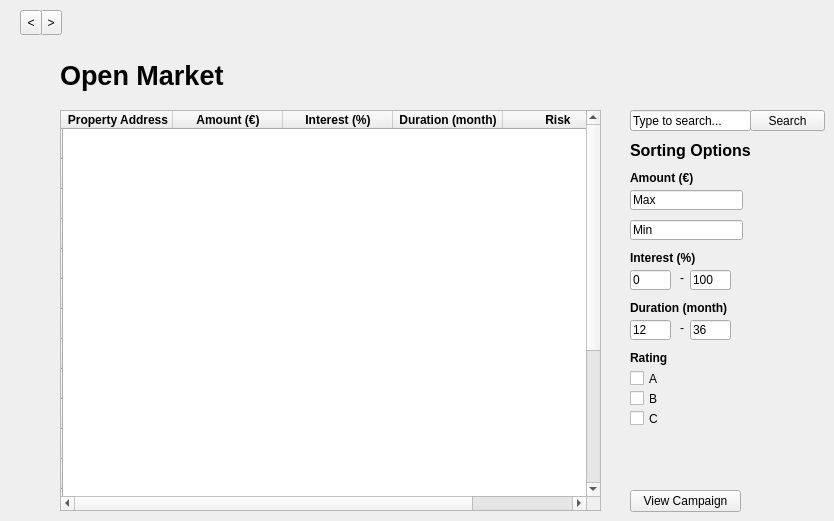
        <widget class="QWidget" name="openmarket_page">
         <widget class="QPushButton" name="openmarket_view_loan_bids_pushbutton">
          <property name="geometry">
           <rect>
            <x>630</x>
            <y>490</y>
            <width>111</width>
            <height>22</height>
           </rect>
          </property>
          <property name="text">
           <string>View Campaign</string>
          </property>
         </widget>
         <widget class="QLabel" name="openmarket_duration_label">
          <property name="geometry">
           <rect>
            <x>630</x>
            <y>300</y>
            <width>141</width>
            <height>16</height>
           </rect>
          </property>
          <property name="font">
           <font>
            <weight>75</weight>
            <bold>true</bold>
           </font>
          </property>
          <property name="text">
           <string>Duration (month)</string>
          </property>
         </widget>
         <widget class="QToolButton" name="next_4">
          <property name="geometry">
           <rect>
            <x>40</x>
            <y>10</y>
            <width>22</width>
            <height>25</height>
           </rect>
          </property>
          <property name="text">
           <string>&gt;</string>
          </property>
         </widget>
         <widget class="QLineEdit" name="openmarket_min_amount_lineedit">
          <property name="geometry">
           <rect>
            <x>630</x>
            <y>220</y>
            <width>113</width>
            <height>20</height>
           </rect>
          </property>
          <property name="text">
           <string>Min</string>
          </property>
         </widget>
         <widget class="QCheckBox" name="openmarket_rating_checkbox_b">
          <property name="geometry">
           <rect>
            <x>630</x>
            <y>390</y>
            <width>70</width>
            <height>17</height>
           </rect>
          </property>
          <property name="text">
           <string>B</string>
          </property>
         </widget>
         <widget class="QLabel" name="openmarket_interest_label">
          <property name="geometry">
           <rect>
            <x>630</x>
            <y>250</y>
            <width>81</width>
            <height>16</height>
           </rect>
          </property>
          <property name="font">
           <font>
            <weight>75</weight>
            <bold>true</bold>
           </font>
          </property>
          <property name="text">
           <string>Interest (%)</string>
          </property>
         </widget>
         <widget class="QLineEdit" name="openmarket_search_lineedit">
          <property name="geometry">
           <rect>
            <x>630</x>
            <y>110</y>
            <width>121</width>
            <height>21</height>
           </rect>
          </property>
          <property name="text">
           <string>Type to search...</string>
          </property>
         </widget>
         <widget class="QLineEdit" name="openmarket_max_amount_lineedit">
          <property name="geometry">
           <rect>
            <x>630</x>
            <y>190</y>
            <width>113</width>
            <height>20</height>
           </rect>
          </property>
          <property name="text">
           <string>Max</string>
          </property>
         </widget>
         <widget class="QLineEdit" name="openmarket_interest1_lineedit">
          <property name="geometry">
           <rect>
            <x>630</x>
            <y>270</y>
            <width>41</width>
            <height>20</height>
           </rect>
          </property>
          <property name="text">
           <string>0</string>
          </property>
         </widget>
         <widget class="QLineEdit" name="openmarket_duration2_lineedit">
          <property name="geometry">
           <rect>
            <x>690</x>
            <y>320</y>
            <width>41</width>
            <height>20</height>
           </rect>
          </property>
          <property name="text">
           <string>36</string>
          </property>
         </widget>
         <widget class="QLabel" name="openmarket_interest_dash_label">
          <property name="geometry">
           <rect>
            <x>680</x>
            <y>270</y>
            <width>16</width>
            <height>16</height>
           </rect>
          </property>
          <property name="text">
           <string>-</string>
          </property>
         </widget>
         <widget class="QCheckBox" name="openmarket_rating_checkbox_c">
          <property name="geometry">
           <rect>
            <x>630</x>
            <y>410</y>
            <width>70</width>
            <height>17</height>
           </rect>
          </property>
          <property name="text">
           <string>C</string>
          </property>
         </widget>
         <widget class="QLabel" name="openmarket_duration_dash_label">
          <property name="geometry">
           <rect>
            <x>680</x>
            <y>320</y>
            <width>16</width>
            <height>16</height>
           </rect>
          </property>
          <property name="text">
           <string>-</string>
          </property>
         </widget>
         <widget class="QPushButton" name="openmarket_search_pushbutton">
          <property name="geometry">
           <rect>
            <x>750</x>
            <y>110</y>
            <width>75</width>
            <height>21</height>
           </rect>
          </property>
          <property name="text">
           <string>Search</string>
          </property>
         </widget>
         <widget class="QToolButton" name="prev_4">
          <property name="geometry">
           <rect>
            <x>20</x>
            <y>10</y>
            <width>22</width>
            <height>25</height>
           </rect>
          </property>
          <property name="text">
           <string>&lt;</string>
          </property>
         </widget>
         <widget class="QLabel" name="openmarket_rating_label">
          <property name="geometry">
           <rect>
            <x>630</x>
            <y>350</y>
            <width>71</width>
            <height>16</height>
           </rect>
          </property>
          <property name="font">
           <font>
            <weight>75</weight>
            <bold>true</bold>
           </font>
          </property>
          <property name="text">
           <string>Rating</string>
          </property>
         </widget>
         <widget class="QLabel" name="openmarket_sorting_options_label">
          <property name="geometry">
           <rect>
            <x>630</x>
            <y>140</y>
            <width>161</width>
            <height>21</height>
           </rect>
          </property>
          <property name="font">
           <font>
            <pointsize>12</pointsize>
            <weight>75</weight>
            <bold>true</bold>
           </font>
          </property>
          <property name="text">
           <string>Sorting Options</string>
          </property>
         </widget>
         <widget class="QLabel" name="openmarket_title_label">
          <property name="geometry">
           <rect>
            <x>60</x>
            <y>60</y>
            <width>311</width>
            <height>31</height>
           </rect>
          </property>
          <property name="font">
           <font>
            <pointsize>20</pointsize>
            <weight>75</weight>
            <bold>true</bold>
           </font>
          </property>
          <property name="text">
           <string>Open Market</string>
          </property>
         </widget>
         <widget class="QCheckBox" name="openmarket_rating_checkbox_a">
          <property name="geometry">
           <rect>
            <x>630</x>
            <y>370</y>
            <width>70</width>
            <height>17</height>
           </rect>
          </property>
          <property name="text">
           <string>A</string>
          </property>
         </widget>
         <widget class="QLabel" name="openmarket_amount_label">
          <property name="geometry">
           <rect>
            <x>630</x>
            <y>170</y>
            <width>121</width>
            <height>16</height>
           </rect>
          </property>
          <property name="font">
           <font>
            <weight>75</weight>
            <bold>true</bold>
           </font>
          </property>
          <property name="text">
           <string>Amount (€)</string>
          </property>
         </widget>
         <widget class="QLineEdit" name="openmarket_duration1_lineedit">
          <property name="geometry">
           <rect>
            <x>630</x>
            <y>320</y>
            <width>41</width>
            <height>20</height>
           </rect>
          </property>
          <property name="text">
           <string>12</string>
          </property>
         </widget>
         <widget class="QLineEdit" name="openmarket_interest2_lineedit">
          <property name="geometry">
           <rect>
            <x>690</x>
            <y>270</y>
            <width>41</width>
            <height>20</height>
           </rect>
          </property>
          <property name="text">
           <string>100</string>
          </property>
         </widget>
         <widget class="QTableWidget" name="openmarket_open_market_table">
          <property name="geometry">
           <rect>
            <x>60</x>
            <y>110</y>
            <width>541</width>
            <height>401</height>
           </rect>
          </property>
          <property name="maximumSize">
           <size>
            <width>641</width>
            <height>16777215</height>
           </size>
          </property>
          <property name="font">
           <font>
            <weight>75</weight>
            <bold>true</bold>
           </font>
          </property>
          <property name="editTriggers">
           <set>QAbstractItemView::NoEditTriggers</set>
          </property>
          <property name="alternatingRowColors">
           <bool>false</bool>
          </property>
          <property name="selectionMode">
           <enum>QAbstractItemView::SingleSelection</enum>
          </property>
          <property name="selectionBehavior">
           <enum>QAbstractItemView::SelectRows</enum>
          </property>
          <property name="showGrid">
           <bool>false</bool>
          </property>
          <property name="gridStyle">
           <enum>Qt::DotLine</enum>
          </property>
          <attribute name="horizontalHeaderDefaultSectionSize">
           <number>110</number>
          </attribute>
          <attribute name="horizontalHeaderStretchLastSection">
           <bool>true</bool>
          </attribute>
          <attribute name="verticalHeaderStretchLastSection">
           <bool>false</bool>
          </attribute>
          <row>
           <property name="text">
            <string/>
           </property>
          </row>
          <row>
           <property name="text">
            <string/>
           </property>
          </row>
          <row>
           <property name="text">
            <string/>
           </property>
          </row>
          <row>
           <property name="text">
            <string/>
           </property>
          </row>
          <row>
           <property name="text">
            <string/>
           </property>
          </row>
          <row>
           <property name="text">
            <string/>
           </property>
          </row>
          <row>
           <property name="text">
            <string/>
           </property>
          </row>
          <row>
           <property name="text">
            <string/>
           </property>
          </row>
          <row>
           <property name="text">
            <string/>
           </property>
          </row>
          <row>
           <property name="text">
            <string/>
           </property>
          </row>
          <row>
           <property name="text">
            <string/>
           </property>
          </row>
          <row>
           <property name="text">
            <string/>
           </property>
          </row>
          <row>
           <property name="text">
            <string/>
           </property>
          </row>
          <row>
           <property name="text">
            <string/>
           </property>
          </row>
          <row>
           <property name="text">
            <string/>
           </property>
          </row>
          <row>
           <property name="text">
            <string/>
           </property>
          </row>
          <row>
           <property name="text">
            <string/>
           </property>
          </row>
          <row>
           <property name="text">
            <string/>
           </property>
          </row>
          <row>
           <property name="text">
            <string/>
           </property>
          </row>
          <column>
           <property name="text">
            <string>Property Address</string>
           </property>
          </column>
          <column>
           <property name="text">
            <string>Amount (€)</string>
           </property>
           <property name="font">
            <font>
             <weight>75</weight>
             <bold>true</bold>
            </font>
           </property>
          </column>
          <column>
           <property name="text">
            <string>Interest (%)</string>
           </property>
           <property name="font">
            <font>
             <weight>75</weight>
             <bold>true</bold>
            </font>
           </property>
          </column>
          <column>
           <property name="text">
            <string>Duration (month)</string>
           </property>
           <property name="font">
            <font>
             <weight>75</weight>
             <bold>true</bold>
            </font>
           </property>
          </column>
          <column>
           <property name="text">
            <string>Risk</string>
           </property>
           <property name="font">
            <font>
             <weight>75</weight>
             <bold>true</bold>
            </font>
           </property>
          </column>
         </widget>
        </widget>
